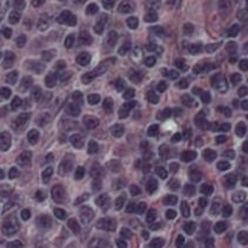
#> input picture Exercicios/FiltragemDominioFrequecia/exercicio2.png, 248 x 248 px, found by its file name
$ python ex2.py
#> lines starting #> are read from the running program, lines starting #| are printed output that depends on the picture
# ex 2
# Para facilitar a elaboração dessa atividade, converta a
# imagem abaixo para níveis de cinza, 8 bits de quantização.
# Aplique o ruído gaussiano sobre a imagem. Em seguida,
# aplique a DFT sobre a imagem com ruído. Apresente o
# espectro de Fourier com o deslocamento da origem do
# plano de frequências. Proponha dois filtros no domínio da
# frequência. O objetivo é suavizar o ruído inserido
# previamente. Apresente os espectros de Fourier antes e após
# a etapa de processamento, bem como as imagens
# reconstruídas após cada processo de filtragem. Explique
# detalhadamente cada etapa e os filtros propostos. Indique
# qual foi o filtro que forneceu o melhor resultado em termos
# de minimização da presença. É permitido o uso de pacote
# DFT, disponível em ferramentas de PDI, a fim de facilitar o
# processamento da transformada e exibição de cada espectro.
# Não é permitido o uso de filtros disponíveis em ferramentas
# de PDI.


import cv2
import numpy as np
import matplotlib.pyplot as plt
import os

# Função para converter uma imagem colorida em escala de cinza


def converter_para_cinza(imagem):
    # Utiliza a função cvtColor do OpenCV para converter a imagem para escala de cinza
    return cv2.cvtColor(imagem, cv2.COLOR_BGR2GRAY)

# Função para adicionar ruído gaussiano a uma imagem


def adicionar_ruido_gaussiano(imagem, media=0, desvio_padrao=25):
    # Utiliza a função add do OpenCV para adicionar ruído gaussiano à imagem
    return cv2.add(imagem, cv2.randn(np.zeros(imagem.shape), media, desvio_padrao))

# Função para calcular a Transformada Discreta de Fourier (DFT) de uma imagem


def calcular_dft(imagem):
    # Utiliza a função dft do OpenCV para calcular a DFT da imagem
    dft = cv2.dft(np.float32(imagem), flags=cv2.DFT_COMPLEX_OUTPUT)
    # Desloca a DFT para centralizar as frequências baixas
    dft_deslocado = np.fft.fftshift(dft)
    return dft_deslocado

# Função para aplicar um filtro no espectro de Fourier deslocado


def aplicar_filtro(dft_deslocado, filtro):
    # Multiplica o espectro de Fourier deslocado pelo filtro
    dft_filtrado = dft_deslocado * filtro[:, :, np.newaxis]
    return dft_filtrado

# Função para calcular a Transformada Inversa de Fourier (IDFT) de um espectro de Fourier filtrado


def idft(dft_filtrado):
    # Desloca o espectro de Fourier filtrado para a posição original
    idft_deslocado = np.fft.ifftshift(dft_filtrado)
    # Utiliza a função idft do OpenCV para calcular a IDFT do espectro de Fourier filtrado
    return cv2.idft(idft_deslocado)

# Função para criar um filtro passa-baixa de média


def criar_filtro_media(imagem_shape):
    # Cria uma matriz de uns com o mesmo tamanho da imagem e divide por sua área
    filtro = np.ones(imagem_shape) / (imagem_shape[0] * imagem_shape[1])
    return filtro

# Função para criar um filtro passa-baixa gaussiano


def criar_filtro_gaussiano(imagem_shape, sigma):
    # Cria um espaço linear no intervalo [-1, 1] com o mesmo número de elementos que as dimensões da imagem
    x = np.linspace(-1, 1, imagem_shape[1])
    y = np.linspace(-1, 1, imagem_shape[0])
    # Cria uma grade de coordenadas a partir dos espaços lineares
    X, Y = np.meshgrid(x, y)
    # Calcula a função gaussiana usando as coordenadas da grade
    filtro = np.exp(-(X**2 + Y**2) / (2 * sigma**2))
    return filtro


caminho_atual = os.path.abspath(os.path.dirname(__file__))
caminho_imagem = caminho_atual + "\\exercicio2.png"

# Lê a imagem do arquivo
imagem = cv2.imread(caminho_imagem)
#> imagem is the input picture: shape (248, 248, 3); mean B, G, R 114.5, 87.8, 107.5

# Converte a imagem para escala de cinza
imagem_cinza = converter_para_cinza(imagem)
#> in converter_para_cinza, `return cv2.cvtColor(imagem, cv2.COLOR_BGR2GRAY)`:
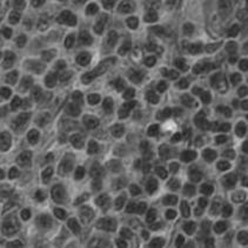
#> returned value: shape (248, 248); min 32, max 229, mean 96.7

# Adiciona ruído gaussiano à imagem em escala de cinza
imagem_ruidosa = adicionar_ruido_gaussiano(imagem_cinza)
#> (the run stopped early here; a loop or call above may not have finished)
